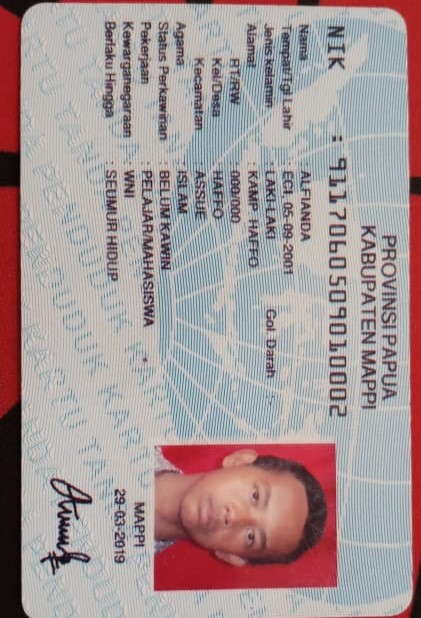
#> input picture vianda.jpg, 421 x 618 px
$ python -i scanner.py   (imports and definitions only)
#> lines starting #> are read from the running program, lines starting #| are printed output that depends on the picture
### ktp.py
class KTPInformation(object):
    def __init__(self):
        self.nik = ""
        self.nama = ""
        self.tempat_lahir = ""
        self.tanggal_lahir = ""
        self.jenis_kelamin = ""
        self.golongan_darah = ""
        self.alamat = ""
        self.rt = ""
        self.rw = ""
        self.kelurahan_atau_desa = ""
        self.kecamatan = ""
        self.agama = ""
        self.status_perkawinan = ""
        self.pekerjaan = ""
        self.kewarganegaraan = ""
        self.berlaku_hingga = "SEMUR HIDUP"

### scanner.py
import cv2
import json
import re
import numpy as np
import pytesseract
import matplotlib.pyplot as plt
from ktp import KTPInformation
from PIL import Image

class KTPOCR(object):
    def __init__(self, image):
#> called with image = 'vianda.jpg'
        self.image = cv2.imread(image)
#> self.image is the input picture: shape (618, 421, 3); mean B, G, R 151.4, 150.3, 166.4
        self.gray = cv2.cvtColor(self.image, cv2.COLOR_BGR2GRAY)
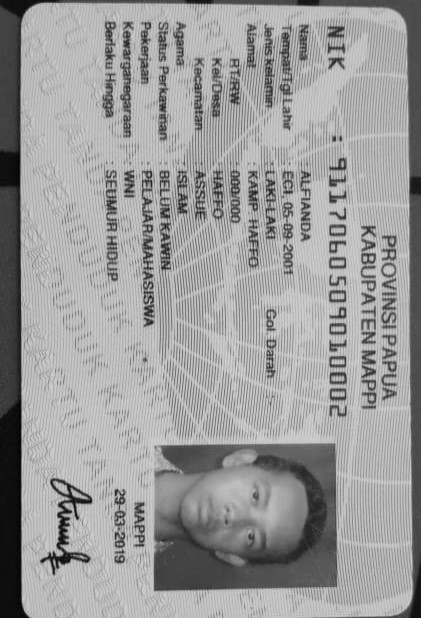
#> self.gray: shape (618, 421); min 1, max 219, mean 155.2
        self.th, self.threshed = cv2.threshold(self.gray, 127, 255, cv2.THRESH_TRUNC)
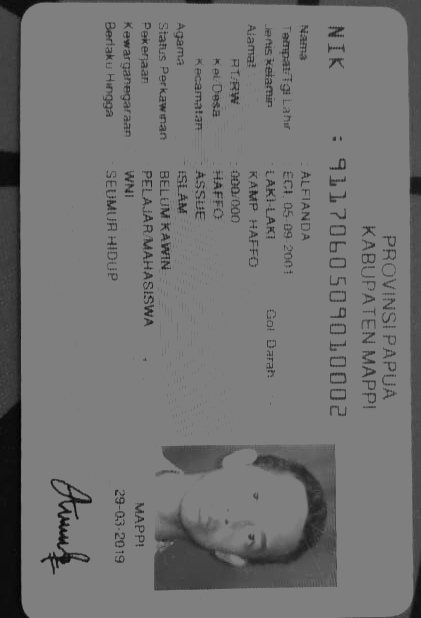
#> self.threshed: shape (618, 421); min 1, max 127, mean 115
        self.result = KTPInformation()
        self.master_process()
#> (the call stopped at in process, `raw_extracted_text = pytesseract.image_to_string((self.threshed), lang..`: pytesseract is not available in this run)

    def process(self, image):
#> (the run stopped early here; a loop or call above may not have finished)
